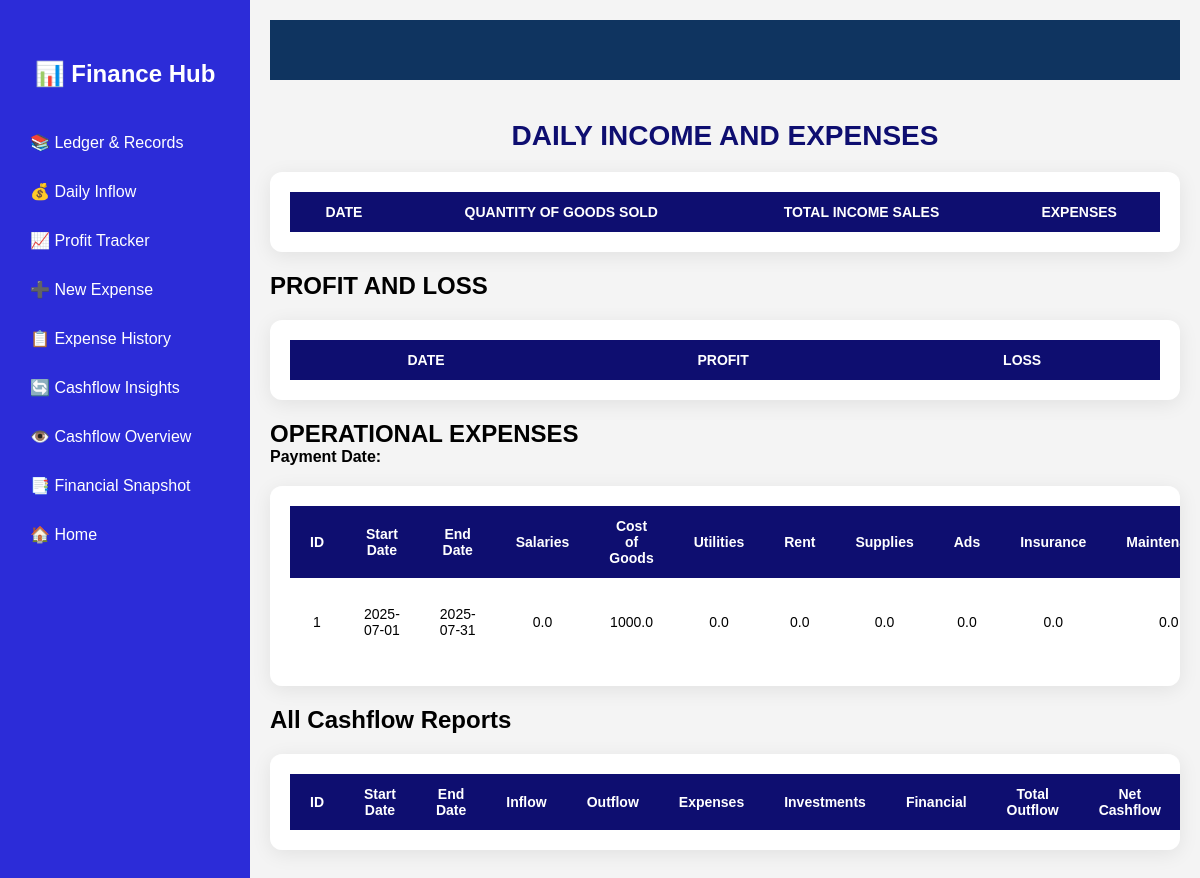
Page /view_expenses on the earlier database version.
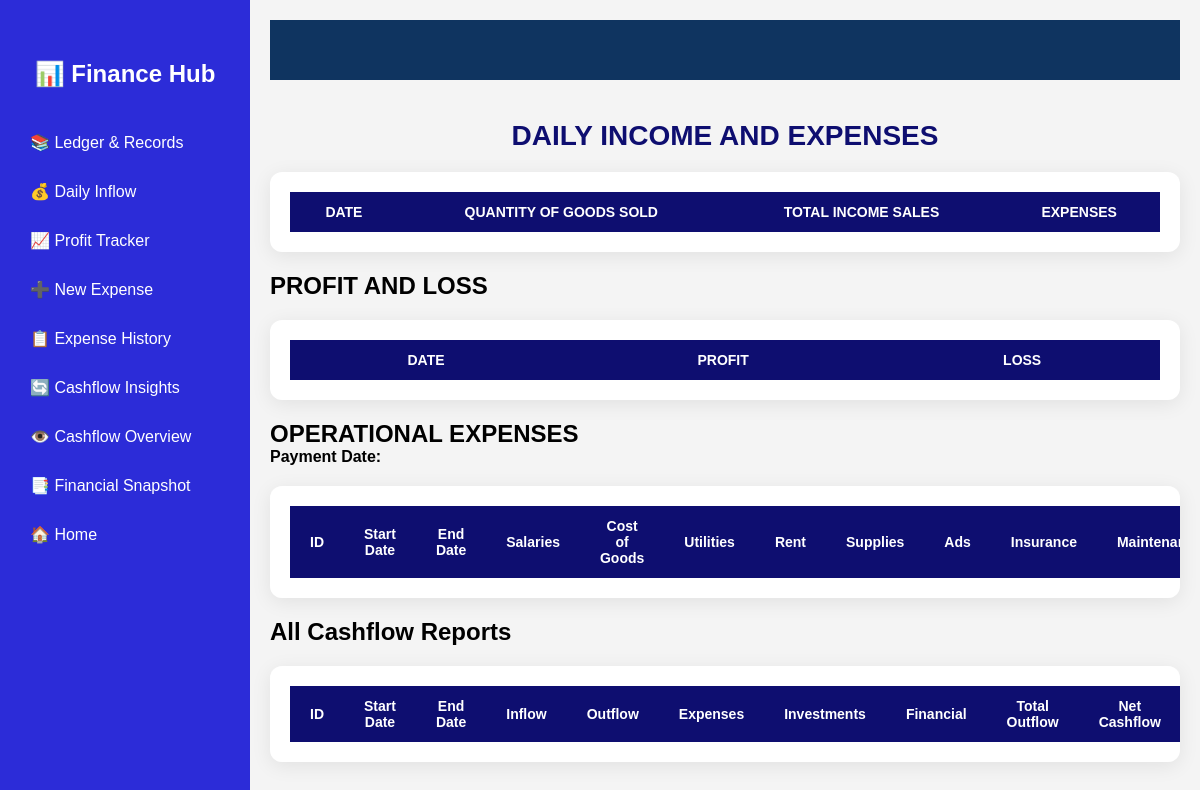
Same page on the later database version.
### tables this page shows
CREATE TABLE expenses (
        id INTEGER PRIMARY KEY AUTOINCREMENT,
            start_date TEXT,
            end_date TEXT,
            salaries REAL,
            cost_of_good REAL,
            electricity REAL,
            water REAL,
            internet REAL,
            rent REAL,
            supplies REAL,
            ads REAL,
            insuarance REAL,
            maintanance REAL,
            transport REAL,
            taxes REAL,
            total_expenses REAL
      );

### app.py (the view)
@app.route('/view_expenses')
def view_expense():
    conn = sqlite3.connect('furniture.db')
    c = conn.cursor()
    c.execute('SELECT * FROM expenses')
    expenses = c.fetchall()
    c.close()
    return render_template('account.html', expenses=expenses)

### templates/account.html (shortened to what this page needs)
<!DOCTYPE html>
<html lang="en">
<head>
</head>
<body>
  <div class="sidebar hidden" id="sidebar">
    <h1>📊 Finance Hub</h1>
    <a href="{{ url_for('accounting') }}">📚 Ledger & Records</a>
    <a href="{{ url_for('daily_income_expenses') }}">💰 Daily Inflow</a>
    <a href="{{ url_for('profit_loss') }}">📈 Profit Tracker</a>
    <a href="{{ url_for('create_expense') }}">➕ New Expense</a>
    <a href="{{ url_for('view_expense') }}">📋 Expense History</a>
    <a href="{{ url_for('cashflow_statements') }}">🔄 Cashflow Insights</a>
    <a href="{{ url_for('view_cashflow') }}">👁️ Cashflow Overview</a>
    <a href="{{ url_for('generate_financial_report') }}">📑 Financial Snapshot</a>
    <a href="/dashboard">🏠 Home</a>
  </div>
  <div class="content" id="content">
    <div class="topbar"></div>
    <h2 class="label">DAILY INCOME AND EXPENSES</h2>
    <div class="table-wrapper">
      <table class="table-modern">
        <thead>
          <tr>
            <th>DATE</th>
            <th>QUANTITY OF GOODS SOLD</th>
            <th>TOTAL INCOME SALES</th>
            <th>EXPENSES</th>
          </tr>
        </thead>
      </table>
    </div>
    <h2>PROFIT AND LOSS</h2>
    <div class="table-wrapper">
      <table class="table-modern">
        <thead>
          <tr>
            <th>DATE</th>
            <th>PROFIT</th>
            <th>LOSS</th>
          </tr>
        </thead>
      </table>
    </div>
    <h2>OPERATIONAL EXPENSES</h2>
    <p><strong>Payment Date:</strong> {{ date }}</p>
    <div class="table-wrapper">
      <table class="table-modern">
        <thead>
          <tr>
            <th>ID</th>
            <th>Start Date</th>
            <th>End Date</th>
            <th>Salaries</th>
            <th>Cost of Goods</th>
            <th>Utilities</th>
            <th>Rent</th>
            <th>Supplies</th>
            <th>Ads</th>
            <th>Insurance</th>
            <th>Maintenance</th>
          </tr>
        </thead>
        <tbody>
          {% for expense in expenses %}
          <tr>
            <td>{{ expense[0] }}</td>
            <td>{{ expense[1] }}</td>
            <td>{{ expense[2] }}</td>
            <td>{{ expense[3] }}</td>
            <td>{{ (expense[4] or 0) + (expense[5] or 0) + (expense[6] or 0) }}</td>
            <td>{{ expense[7] }}</td>
            <td>{{ expense[8] }}</td>
            <td>{{ expense[9] }}</td>
            <td>{{ expense[10] }}</td>
            <td>{{ expense[11] }}</td>
            <td>{{ expense[12] }}</td>
          </tr>
          {% endfor %}
        </tbody>
      </table>
    </div>
    <h2>All Cashflow Reports</h2>
    <div class="table-wrapper">
      <table class="table-modern">
        <thead>
          <tr>
            <th>ID</th>
            <th>Start Date</th>
            <th>End Date</th>
            <th>Inflow</th>
            <th>Outflow</th>
            <th>Expenses</th>
            <th>Investments</th>
            <th>Financial</th>
            <th>Total Outflow</th>
            <th>Net Cashflow</th>
          </tr>
        </thead>
      </table>
    </div>
  </div>
</body>
</html>

### templates/account.html (style rules this page uses)
* { box-sizing: border-box; margin: 0; padding: 0; }
body { font-family: 'Poppins', sans-serif; background: #f4f4f4; padding-bottom: 100px; }
.sidebar { position: fixed; top: 0; left: 0; width: 250px; height: 100%; background: #2c2cd8; color: white; padding-top: 60px; transition: transform 0.3s ease; z-index: 1000; }
.sidebar.visible { transform: translateX(0); }
.sidebar h1 { text-align: center; font-size: 24px; margin-bottom: 30px; }
.sidebar a { display: block; padding: 15px 30px; color: white; text-decoration: none; transition: background 0.3s, color 0.3s; }
.content { margin-left: 250px; padding: 20px; transition: margin-left 0.3s ease; }
.label { font-size: 28px; font-weight: bold; margin: 40px 0 10px 0; color: #0e0e70; text-transform: uppercase; text-align: center; }
.table-wrapper { background: white; border-radius: 12px; box-shadow: 0 4px 20px rgba(0,0,0,0.08); padding: 20px; margin: 20px 0; overflow-x: auto; }
.table-modern { width: 100%; border-collapse: collapse; font-size: 14px; }
.table-modern thead { background: #0e0e70; color: #fff; }
.table-modern th, .table-modern td { padding: 12px 20px; text-align: center; }
.topbar { height: 60px; background: #0f3460; color: white; display: flex; align-items: center; padding: 0 20px; }

Differences in the rows shown:
removed expenses: id "1", start_date "2025-07-01", end_date "2025-07-31", salaries "0.0", (expense[4]or0)+(expense[5]or0)+(expense[6]or0) "1000.0", internet "0.0", rent "0.0", supplies "0.0", ads "0.0", insuarance "0.0", maintanance "0.0"
